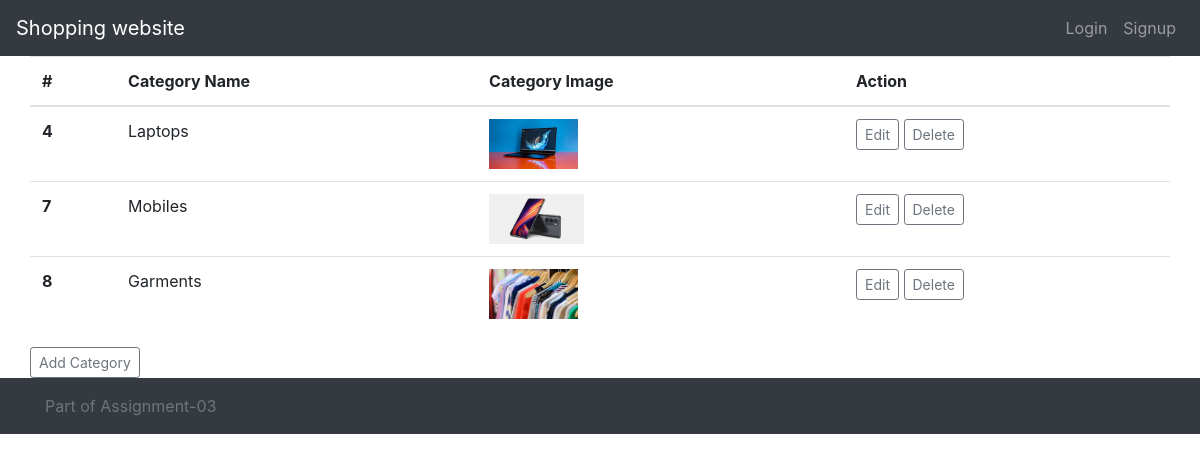
The page /shoppingcart/admin_category.php on the database its author committed.
### tables this page shows
CREATE TABLE `categories` (
  `category_id` int(11) NOT NULL,
  `category_name` text NOT NULL,
  `category_image` text NOT NULL
);

### shoppingcart/admin_category.php (the view, shortened to what this page needs)
<?php include 'header.php'; ?>
    <?php
    $sql = "SELECT * FROM categories";
    $result = $conn->query($sql);
    if ($result->num_rows > 0) {
        echo "<table class='table'>
        <thead>
        <tr>
        <th scope='col'>#</th>
        <th scope='col'>Category Name</th>
        <th scope='col'>Category Image</th>
        <th scope='col'>Action</th>
        </tr>
        </thead>
        <tbody>";
        while($row = $result->fetch_assoc()) {
            echo "<tr>
            <th scope='row'>".$row['category_id']."</th>
            <td>".$row['category_name']."</td>
            <td><img src='images/".$row['category_image']."' style='height: 50px;'></td>
            <td>
            <a href='edit_category.php?id=".$row['category_id']."'><button type='button' class='btn btn-sm btn-outline-secondary'>Edit</button></a>
            <a href='delete_category.php?id=".$row['category_id']."'><button type='button' class='btn btn-sm btn-outline-secondary'>Delete</button></a>
            </td>
            </tr>";
        }
        echo "</tbody>
        </table>";
        echo "<a href='add_category.php'><button type='button' class='btn btn-sm btn-outline-secondary'>Add Category</button></a>";
    } else {
        echo "0 results";
    }
    ?>
<?php include 'footer.php'; ?>

### shoppingcart/header.php (shortened to what this page needs)
<!DOCTYPE html>
<html lang="en">
<head>
    <link rel="stylesheet" href="https://stackpath.bootstrapcdn.com/bootstrap/4.3.1/css/bootstrap.min.css">
    <link rel="stylesheet" href="css/style.css">
</head>
<body>
    <nav class="navbar navbar-expand-lg navbar-dark bg-dark">
        <a class="navbar-brand" href="index.php">Shopping website</a>
        <div class="collapse navbar-collapse" id="navbarNav">
            <ul class="navbar-nav ml-auto">
                <?php
                if (isset($_SESSION['user_id'])) {
                    if($_SESSION['role'] == 'admin') {
                        echo '<li class="nav-item">
                            <a class="nav-link" href="admin_dashboard.php">Dashboard</a>
                        </li>';
                    } else {
                        echo '<li class="nav-item">
                            <a class="nav-link" href="cart.php">Cart</a>
                        </li>';
                    }
                    echo "<li class='nav-item'>
                    <a class='nav-link' href='logout.php'>Logout</a>
                    </li>
                    <li class='nav-item'>
                    <a class='nav-link' href='#'>$name</a>
                    </li>";
                } else {
                    echo "<li class='nav-item'>
                    <a class='nav-link' href='login.php'>Login</a>
                    </li>
                    <li class='nav-item'>
                    <a class='nav-link' href='signup.php'>Signup</a>
                    </li>";
                }
                ?>
            </ul>
        </div>
    </nav>
    <div class="container">
        <div class="row">

### shoppingcart/footer.php (shortened to what this page needs)
        </div>
    </div>
    <footer class="footer mt-auto py-3 bg-dark">
    <div class="container">
        <span class="text-muted">Part of Assignment-03</span>
    </div>
    </footer>
</body>
</html>

### rows shown on the page
categories: category_id "4", category_name "Laptops", category_image (picture)
categories: category_id "7", category_name "Mobiles", category_image (picture)
categories: category_id "8", category_name "Garments", category_image (picture)
